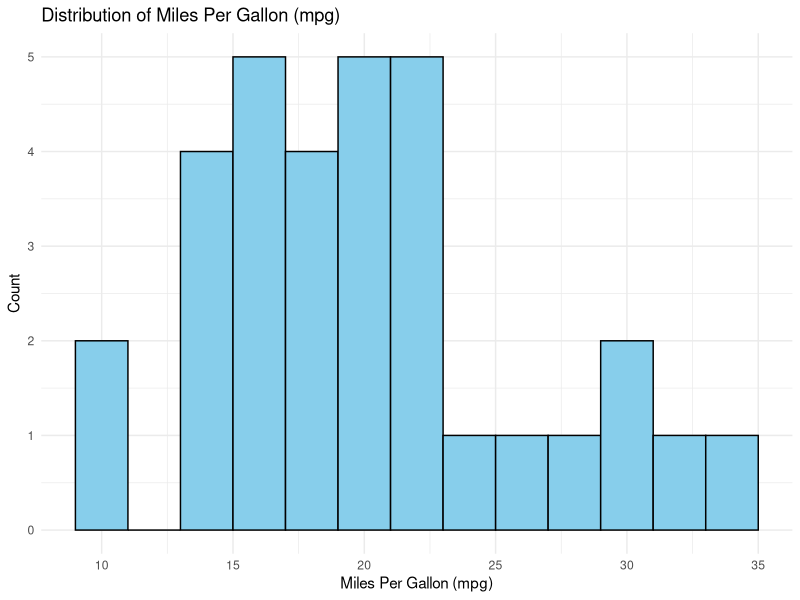
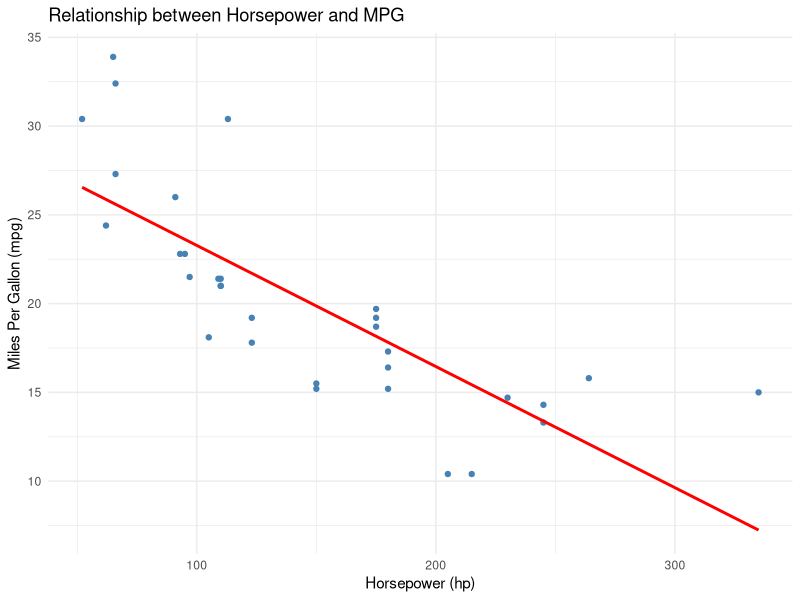
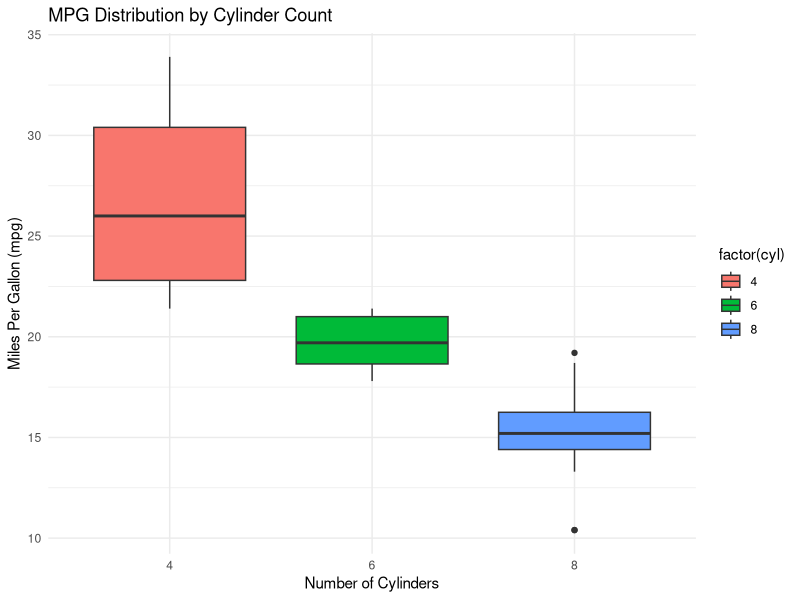
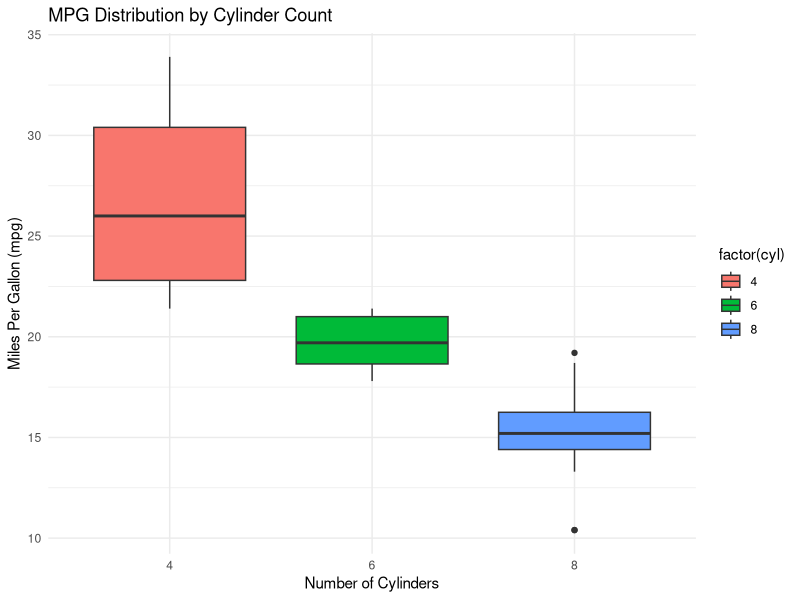
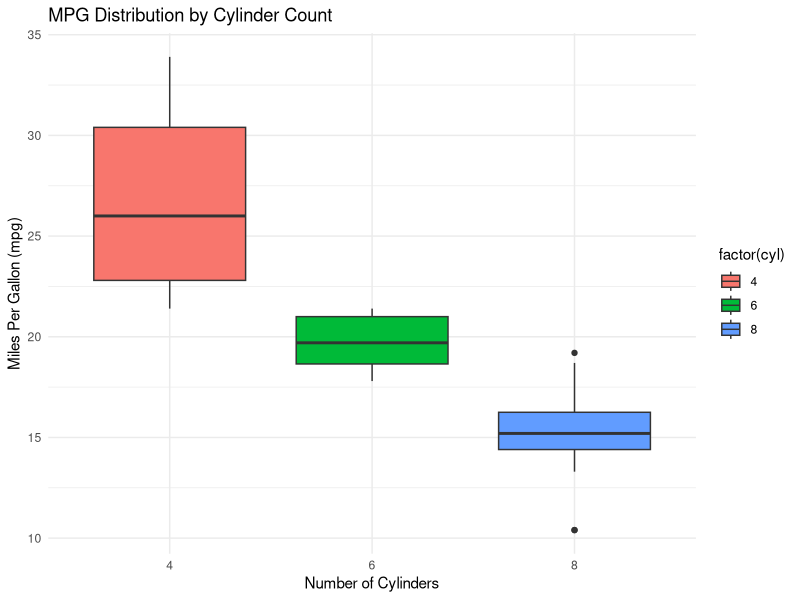
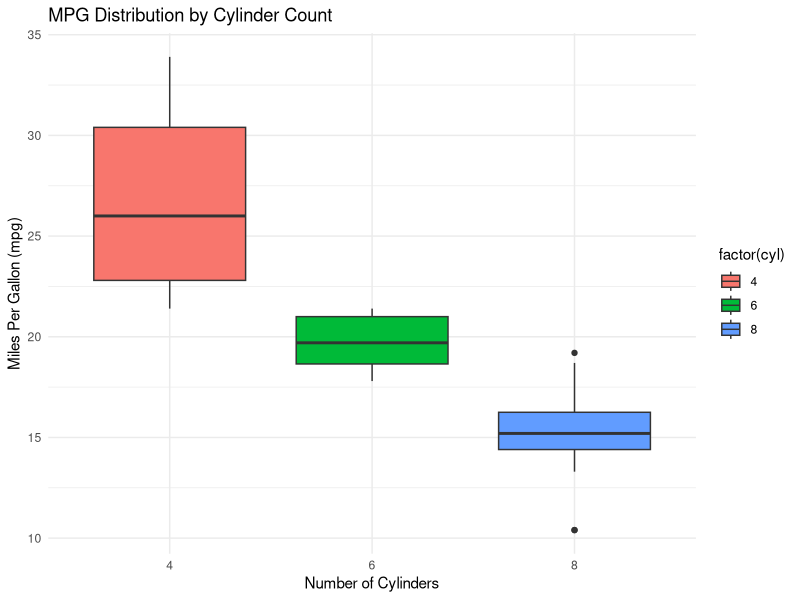

Generate these figures, in order, with R:
# ==================================================
# R Script: mtcars_analysis.R
# Author: Baraka Mitigoa
# Purpose: Analyze and visualize the built-in mtcars dataset
# ==================================================

# 1. Load Libraries
library(tidyverse)
library(ggplot2)
library(dplyr)

# 2. Load Dataset
data("mtcars")
df <- mtcars

# 3. Inspect the Data
head(df)
summary(df)
str(df)

# 4. Add car names as a column
df <- df %>% 
  mutate(Car = rownames(mtcars)) %>% 
  relocate(Car)

# 5. Descriptive Statistics
summary(df$mpg)
mean(df$hp)
sd(df$qsec)

# 6. Data Visualization

# A. Histogram of Miles Per Gallon (mpg)
ggplot(df, aes(x = mpg)) +
  geom_histogram(binwidth = 2, fill = "skyblue", color = "black") +
  labs(title = "Distribution of Miles Per Gallon (mpg)",
       x = "Miles Per Gallon (mpg)", y = "Count") +
  theme_minimal()

# B. Relationship between Horsepower and MPG
ggplot(df, aes(x = hp, y = mpg)) +
  geom_point(color = "steelblue") +
  geom_smooth(method = "lm", color = "red", se = FALSE) +
  labs(title = "Relationship between Horsepower and MPG",
       x = "Horsepower (hp)", y = "Miles Per Gallon (mpg)") +
  theme_minimal()

# C. Boxplot of MPG by Number of Cylinders
ggplot(df, aes(x = factor(cyl), y = mpg, fill = factor(cyl))) +
  geom_boxplot() +
  labs(title = "MPG Distribution by Cylinder Count",
       x = "Number of Cylinders", y = "Miles Per Gallon (mpg)") +
  theme_minimal()

# 7. Regression Model: Predict MPG
model <- lm(mpg ~ hp + wt + cyl, data = df)
summary(model)

# 8. Evaluate the Model
pred <- predict(model, df)
cor(pred, df$mpg)

# 9. Save Outputs
write.csv(df, "cleaned_mtcars_data.csv", row.names = FALSE)
saveRDS(model, "mtcars_model.rds")

# 10. Save Plots
ggsave("mpg_histogram.png", width = 7, height = 5)
ggsave("hp_vs_mpg.png", width = 7, height = 5)
ggsave("mpg_by_cyl.png", width = 7, height = 5)

cat("\n✅ MTCARS Analysis Complete! Data, Model, and Plots saved successfully.\n")
